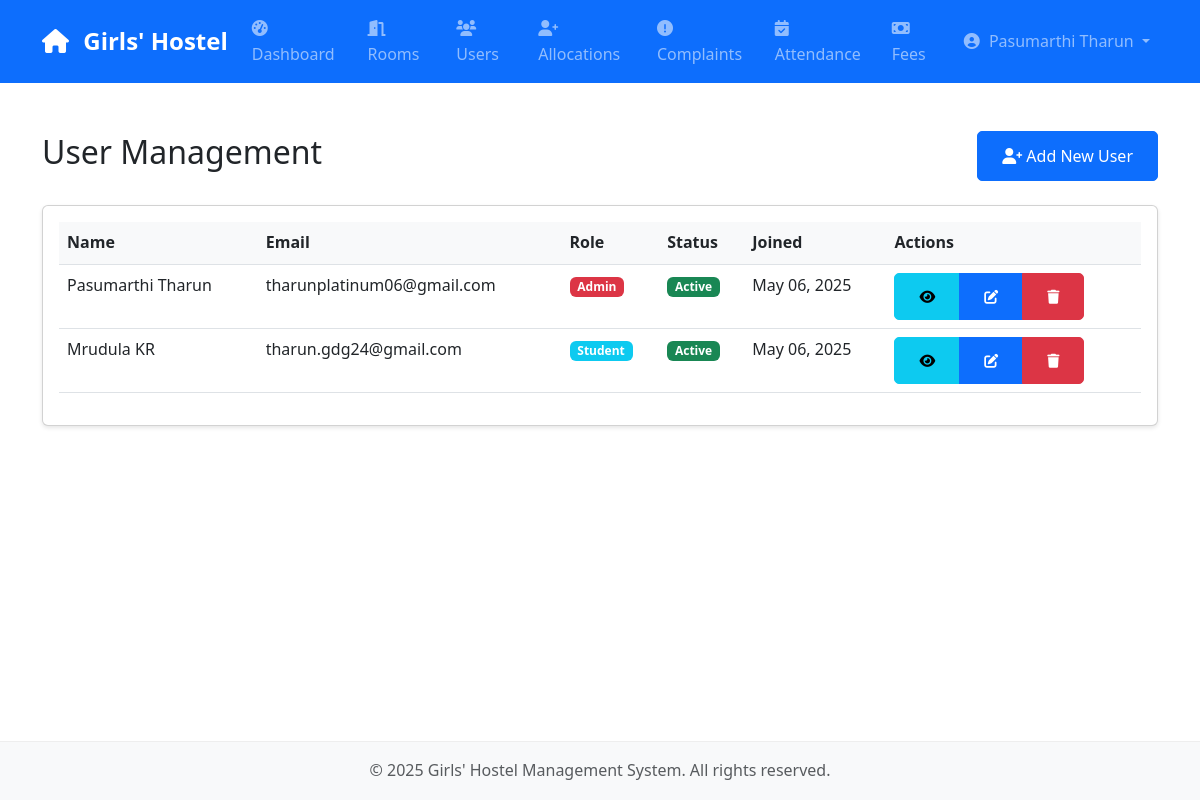
Screenshot of /accounts/users/ (signed in) with the database file from the repository.
### accounts/models.py (models this page shows, shortened)
class User(AbstractUser):
    ROLE_CHOICES = (
        ('ADMIN', 'Admin'),
        ('WARDEN', 'Warden'),
        ('STUDENT', 'Student'),
    )
    email = models.EmailField(unique=True)
    role = models.CharField(max_length=10, choices=ROLE_CHOICES, default='STUDENT')
    is_active = models.BooleanField(default=True)
    date_joined = models.DateTimeField(auto_now_add=True)
    phone_number = models.CharField(max_length=15, blank=True)
    address = models.TextField(blank=True)
    date_of_birth = models.DateField(null=True, blank=True)
    profile_picture = models.ImageField(upload_to='profile_pictures/', null=True, blank=True)
    is_phone_verified = models.BooleanField(default=False)
    emergency_contact_name = models.CharField(max_length=100, blank=True)
    emergency_contact_phone = models.CharField(max_length=15, blank=True)
    emergency_contact_relation = models.CharField(max_length=50, blank=True)
    USERNAME_FIELD = 'email'
    REQUIRED_FIELDS = ['username', 'first_name', 'last_name', 'role']

### accounts/views.py (the view)
# urls.py: path('users/', views.user_list_view, name='user_list'),
@login_required
def user_list_view(request):
    if not request.user.role == 'ADMIN':
        messages.error(request, 'Access denied.')
        return redirect('accounts:dashboard')
    users = User.objects.all()
    return render(request, 'accounts/admin/user_list.html', {'users': users})

### accounts/templates/accounts/admin/user_list.html (shortened to what this page needs)
{% extends 'base.html' %}
{% block content %}
<div class="container py-5">
    <div class="d-flex justify-content-between align-items-center mb-4">
        <h2>User Management</h2>
        <a href="{% url 'accounts:user_create' %}" class="btn btn-primary">
            <i class="fas fa-user-plus"></i> Add New User
        </a>
    </div>
    <div class="card">
        <div class="card-body">
            <div class="table-responsive">
                <table class="table table-hover">
                    <thead>
                        <tr>
                            <th>Name</th>
                            <th>Email</th>
                            <th>Role</th>
                            <th>Status</th>
                            <th>Joined</th>
                            <th>Actions</th>
                        </tr>
                    </thead>
                    <tbody>
                        {% for user in users %}
                        <tr>
                            <td>{{ user.get_full_name }}</td>
                            <td>{{ user.email }}</td>
                            <td>
                                <span class="badge {% if user.role == 'ADMIN' %}bg-danger{% elif user.role == 'WARDEN' %}bg-warning{% else %}bg-info{% endif %}">
                                    {{ user.get_role_display }}
                                </span>
                            </td>
                            <td>
                                <span class="badge {% if user.is_active %}bg-success{% else %}bg-danger{% endif %}">
                                    {{ user.is_active|yesno:"Active,Inactive" }}
                                </span>
                            </td>
                            <td>{{ user.date_joined|date:"M d, Y" }}</td>
                            <td>
                                <div class="btn-group">
                                    <a href="{% url 'accounts:user_detail' user.id %}" class="btn btn-sm btn-info">
                                        <i class="fas fa-eye"></i>
                                    </a>
                                    <a href="{% url 'accounts:edit_user' user.id %}" class="btn btn-sm btn-primary">
                                        <i class="fas fa-edit"></i>
                                    </a>
                                    <a href="{% url 'accounts:delete_user' user.id %}" class="btn btn-sm btn-danger">
                                        <i class="fas fa-trash"></i>
                                    </a>
                                </div>
                            </td>
                        </tr>
                        {% empty %}
                        <tr>
                            <td colspan="6" class="text-center">No users found.</td>
                        </tr>
                        {% endfor %}
                    </tbody>
                </table>
            </div>
        </div>
    </div>
</div>
{% endblock %}

### templates/base.html (shortened to what this page needs)
{% load static %}
<!DOCTYPE html>
<html lang="en">
<head>
    <link href="https://cdn.jsdelivr.net/npm/bootstrap@5.3.0/dist/css/bootstrap.min.css" rel="stylesheet">
    <link href="https://cdnjs.cloudflare.com/ajax/libs/font-awesome/6.0.0/css/all.min.css" rel="stylesheet">
    <link href="{% static 'css/style.css' %}" rel="stylesheet">
</head>
<body>
    <nav class="navbar navbar-expand-lg navbar-dark bg-primary">
        <div class="container">
            <a class="navbar-brand" href="{% url 'home' %}">
                <i class="fas fa-home"></i> Girls' Hostel
            </a>
            <div class="collapse navbar-collapse" id="navbarNav">
                <ul class="navbar-nav me-auto">
                    {% if user.is_authenticated %}
                        <li class="nav-item">
                            <a class="nav-link" href="{% url 'accounts:dashboard' %}">
                                <i class="fas fa-tachometer-alt"></i> Dashboard
                            </a>
                        </li>
                        <li class="nav-item">
                            <a class="nav-link" href="{% url 'rooms:room_list' %}">
                                <i class="fas fa-door-open"></i> Rooms
                            </a>
                        </li>
                        {% if user.role == 'ADMIN' or user.role == 'WARDEN' %}
                            <li class="nav-item">
                                <a class="nav-link" href="{% url 'accounts:user_list' %}">
                                    <i class="fas fa-users"></i> Users
                                </a>
                            </li>
                            <li class="nav-item">
                                <a class="nav-link" href="{% url 'rooms:allocation_list' %}">
                                    <i class="fas fa-user-plus"></i> Allocations
                                </a>
                            </li>
                            <li class="nav-item">
                                <a class="nav-link" href="{% url 'complaints:complaint_list' %}">
                                    <i class="fas fa-exclamation-circle"></i> Complaints
                                </a>
                            </li>
                            <li class="nav-item">
                                <a class="nav-link" href="{% url 'attendance:attendance_list' %}">
                                    <i class="fas fa-calendar-check"></i> Attendance
                                </a>
                            </li>
                            <li class="nav-item">
                                <a class="nav-link" href="{% url 'fees:fee_list' %}">
                                    <i class="fas fa-money-bill"></i> Fees
                                </a>
                            </li>
                        {% endif %}
                    {% endif %}
                </ul>
                <ul class="navbar-nav">
                    {% if user.is_authenticated %}
                        <li class="nav-item dropdown">
                            <a class="nav-link dropdown-toggle" href="#" id="navbarDropdown" role="button" data-bs-toggle="dropdown">
                                <i class="fas fa-user-circle"></i> {{ user.get_full_name }}
                            </a>
                        </li>
                    {% endif %}
                </ul>
            </div>
        </div>
    </nav>
    <main>
        {% block content %}{% endblock %}
    </main>
    <footer class="footer mt-auto py-3 bg-light">
        <div class="container text-center">
            <span class="text-muted">© {% now "Y" %} Girls' Hostel Management System. All rights reserved.</span>
        </div>
    </footer>
</body>
</html>

### static/css/style.css (style rules this page uses)
body { min-height: 100vh; display: flex; flex-direction: column; font-family: 'Segoe UI', Tahoma, Geneva, Verdana, sans-serif; line-height: 1.6; }
main { flex: 1; }
.navbar-brand { font-weight: 600; font-size: 1.5rem; }
.navbar-brand i { margin-right: 8px; }
.nav-link i { margin-right: 5px; }
.card { box-shadow: 0 2px 4px rgba(0, 0, 0, 0.1); transition: transform 0.2s ease-in-out; }
.table th { font-weight: 600; background-color: #f8f9fa; }
.btn { border-radius: 5px; padding: 0.75rem 1.5rem; }
footer { border-top: 1px solid #eee; }

### rows the page displays
User: get_full_name "Pasumarthi Tharun", email "tharunplatinum06@gmail.com", role "Admin", is_active "Active", date_joined "May 06, 2025"
User: get_full_name "Mrudula KR", email "tharun.gdg24@gmail.com", role "Student", is_active "Active", date_joined "May 06, 2025"
